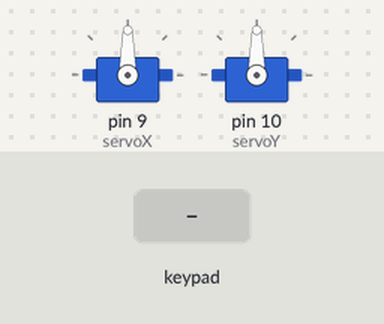
Simulated run of this sketch. Board: Arduino Mega 2560, built with avr-gcc and run on an emulated ATmega2560. Shown: 2 × servo. The inputs (shaded band) are chosen by the test bench.

Above: at 1.2 s.
1.3 s: keypad keys 2 6 2 7 2 8 2 9 pressed 0.4 s apart
At 4.8 s:
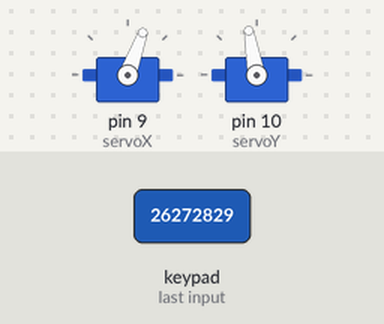
6.0 s: keypad keys 2 6 2 7 2 8 2 9 # pressed 0.4 s apart
At 9.8 s:
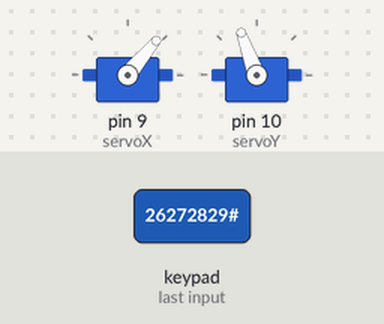
11.1 s: key '3' pressed
At 11.4 s:
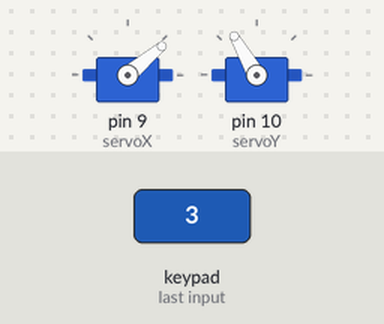
12.6 s: key '1' pressed
At 13.8 s:
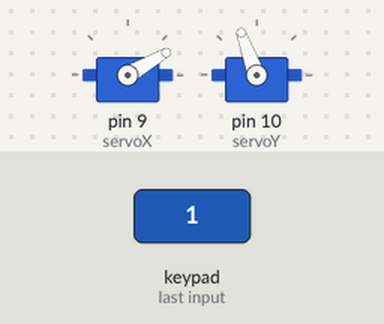
14.1 s: key '6' pressed
At 14.9 s:
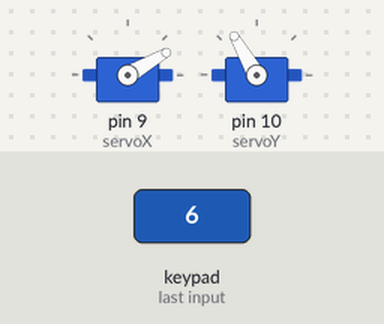
15.6 s: keypad keys 2 6 2 7 2 8 2 9 * pressed 0.4 s apart
At 19.4 s:
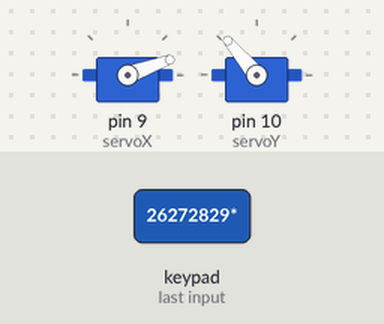
Timing chart, 0 to 20.9 s (numbered marks = the images above; inputs shaded):
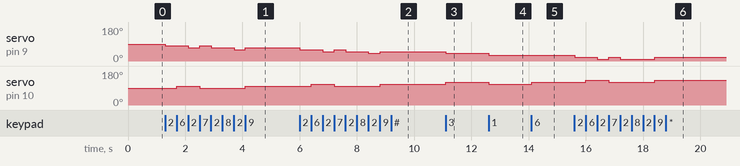

The sketch:

KeypadTest2.ino
```cpp
/* @file HelloKeypad.pde
|| @version 1.0
|| @author Alexander Brevig
|| @contact alexanderbrevig@gmail.com
||
|| @description
|| | Demonstrates the simplest use of the matrix Keypad library.
|| #
*/
#include <Keypad.h>
#include<Servo.h>

Servo servoX; //X axis
Servo servoY; //Y axis

// Keypad Initialization
const byte ROWS = 4; //four rows
const byte COLS = 4; //three columns
char keys[ROWS][COLS] = {
  {'1','2','3','A'},
  {'4','5','6','B'},
  {'7','8','9','C'},
  {'*','0','#','D'}
};
byte colPins[ROWS] = {26, 27,28, 29}; //connect to the row pinouts of the keypad
byte rowPins[COLS] = {22, 23, 24,25}; //connect to the column pinouts of the keypad
Keypad keypad = Keypad( makeKeymap(keys), rowPins, colPins, ROWS, COLS );

byte rowPins2[ROWS] = {37,36,35,34};
byte colPins2[COLS] = {33,32,31,30};
Keypad keypad2 = Keypad( makeKeymap(keys),rowPins2,colPins2,ROWS,COLS);

void setup(){
  Serial.begin(9600);
  servoX.attach(9);
  servoY.attach(10);
  servoX.write(90);
  servoY.write(90);
}

void loop(){
  plateMoveKeypad2();
}

void plateMoveKeypad1()  {
  char key = keypad.getKey();

  if (key){
    switch (key)  {
       case '1' :
            if(servoY.read()<170)
                 servoY.write(servoY.read()+10);
            if(servoX.read()<170)
                   servoX.write(servoX.read()+10);
          break;
       case '2':
              if(servoX.read()>10)
                  servoX.write(servoX.read()-10);
           break;
       case '3':
            if(servoY.read()>10)
                servoY.write(servoY.read()-10);
            if(servoX.read()<170)
                servoX.write(servoX.read()+10);
          break;
        case '4':
            if(servoY.read()>10)
                 servoY.write(servoY.read()-10);
            break;
        case '5':
                servoX.write(90);
                servoY.write(90);
                break;
        case '6':
              if(servoY.read()<170)
                 servoY.write(servoY.read()+10);
              break;
         case '7':
              if(servoY.read()<170)
                 servoY.write(servoY.read()+10);
              if(servoX.read()>10)
                  servoX.write(servoX.read()-10);
              break;
        case '8':
             if(servoX.read()<170)
                   servoX.write(servoX.read()+10);
              break;
        case '9':
             if(servoY.read()>10)
                 servoY.write(servoY.read()-10);
             if(servoX.read()>10)
                servoX.write(servoX.read()-10);
              break;
      }
    }
}

void plateMoveKeypad2()  {
   char key = keypad2.getKey();

  if (key){
    switch (key)  {
       case '1' :
             if(servoY.read()>10)
                 servoY.write(servoY.read()-10);
             if(servoX.read()>10)
                servoX.write(servoX.read()-10);
          break;
       case '2':
              if(servoX.read()>10)
                  servoX.write(servoX.read()-10);
           break;
       case '3':
              if(servoY.read()<170)
                 servoY.write(servoY.read()+10);
              if(servoX.read()>10)
                  servoX.write(servoX.read()-10);
          break;
        case '4':
            if(servoY.read()>10)
                 servoY.write(servoY.read()-10);
            break;
        case '5':
                servoX.write(90);
                servoY.write(90);
                break;
        case '6':
              if(servoY.read()<170)
                 servoY.write(servoY.read()+10);
              break;
         case '7':
            if(servoY.read()>10)
                servoY.write(servoY.read()-10);
            if(servoX.read()<170)
                servoX.write(servoX.read()+10);
              break;
        case '8':
              if(servoX.read()<170)
                   servoX.write(servoX.read()+10);
              if(servoX.read()>10)
                  servoX.write(servoX.read()-10);
              break;
        case '9':
              if(servoY.read()<170)
                 servoY.write(servoY.read()+10);
            if(servoX.read()<170)
                   servoX.write(servoX.read()+10);
              break;
      }
    }
}
```

Measured:
- after the input at 1.3 s, servo on pin 9 (servoX): 90° → 80° at once, → 70° 0.80 s later, → 80° 0.40 s later, → 70° 0.40 s later, … (6 changes in this stretch); servo on pin 10 (servoY): 90° → 100° after 0.41 s, → 90° 0.80 s later, → 100° 1.6 s later
- after the input at 6.0 s, servo on pin 9 (servoX): 70° → 60° at once, → 50° 0.80 s later, → 60° 0.39 s later, → 50° 0.40 s later, … (6 changes in this stretch); servo on pin 10 (servoY): 100° → 110° after 0.40 s, → 100° 0.80 s later, → 110° 1.6 s later
- after the input at 11.1 s, servo on pin 9 (servoX): 50° → 40° at once; servo on pin 10 (servoY): 110° → 120° at once
- after the input at 12.6 s, servo on pin 9 (servoX): 40° → 30° at once; servo on pin 10 (servoY): 120° → 110° at once
- after the input at 14.1 s, servo on pin 10 (servoY): 110° → 120° at once
- after the input at 15.6 s, servo on pin 9 (servoX): goes 20° 0.80 s, 10° 0.40 s, 20° 0.39 s, 10° 1.2 s, then 20°, starting at once; servo on pin 10 (servoY): 120° → 130° after 0.40 s, → 120° 0.81 s later, → 130° 1.6 s later
